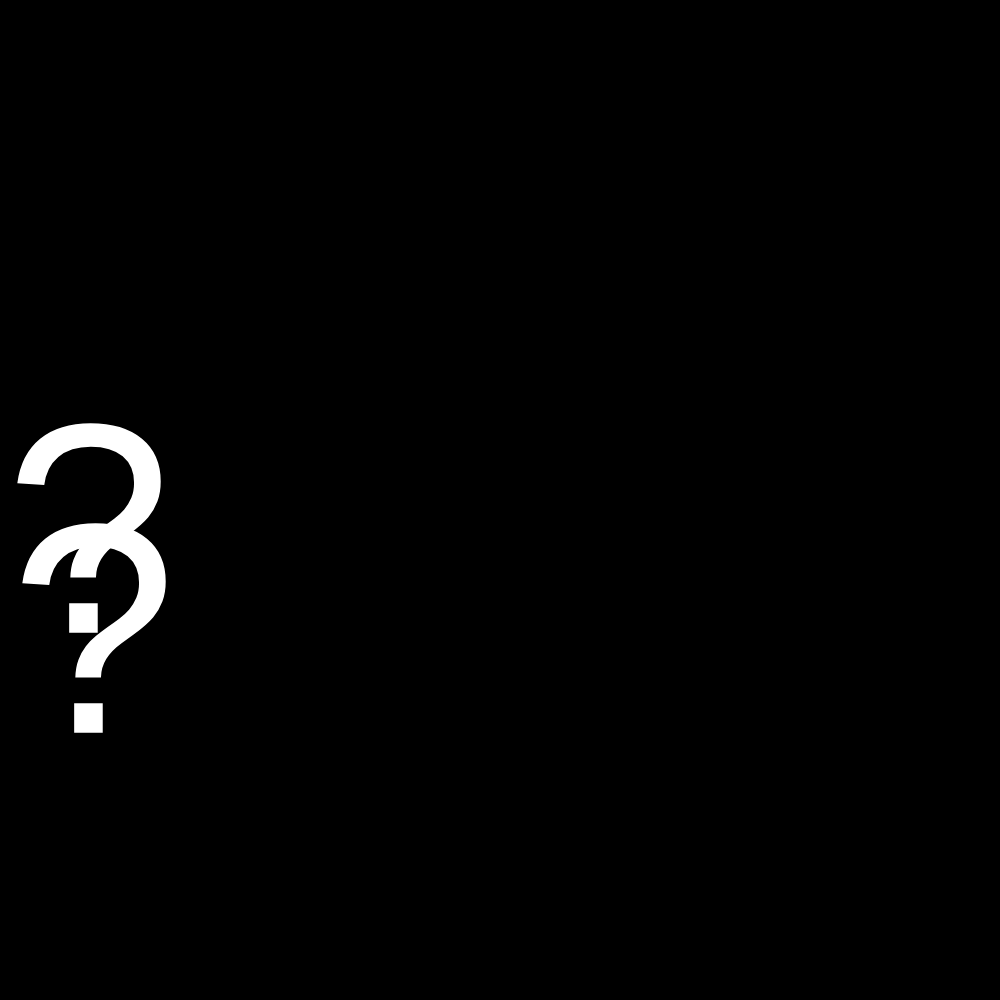
Frame 1 (no input)
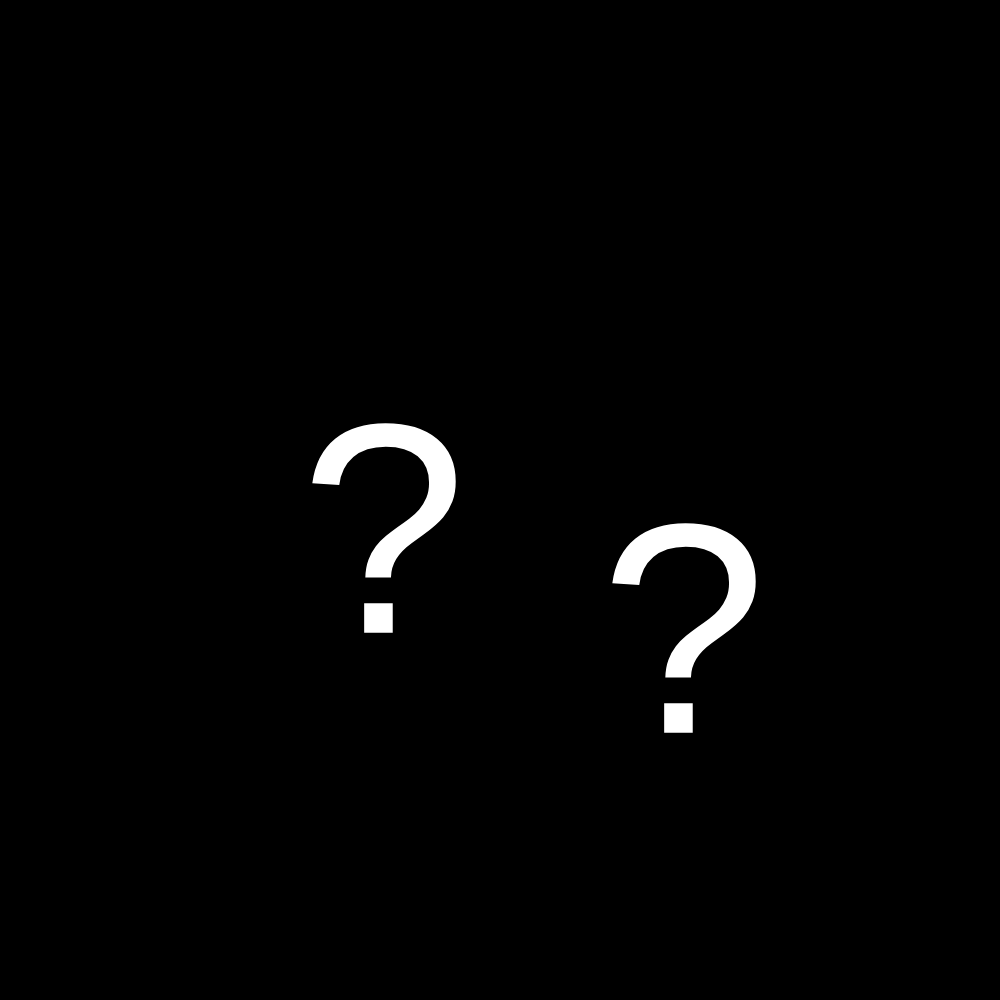
Frame 60 (no input)
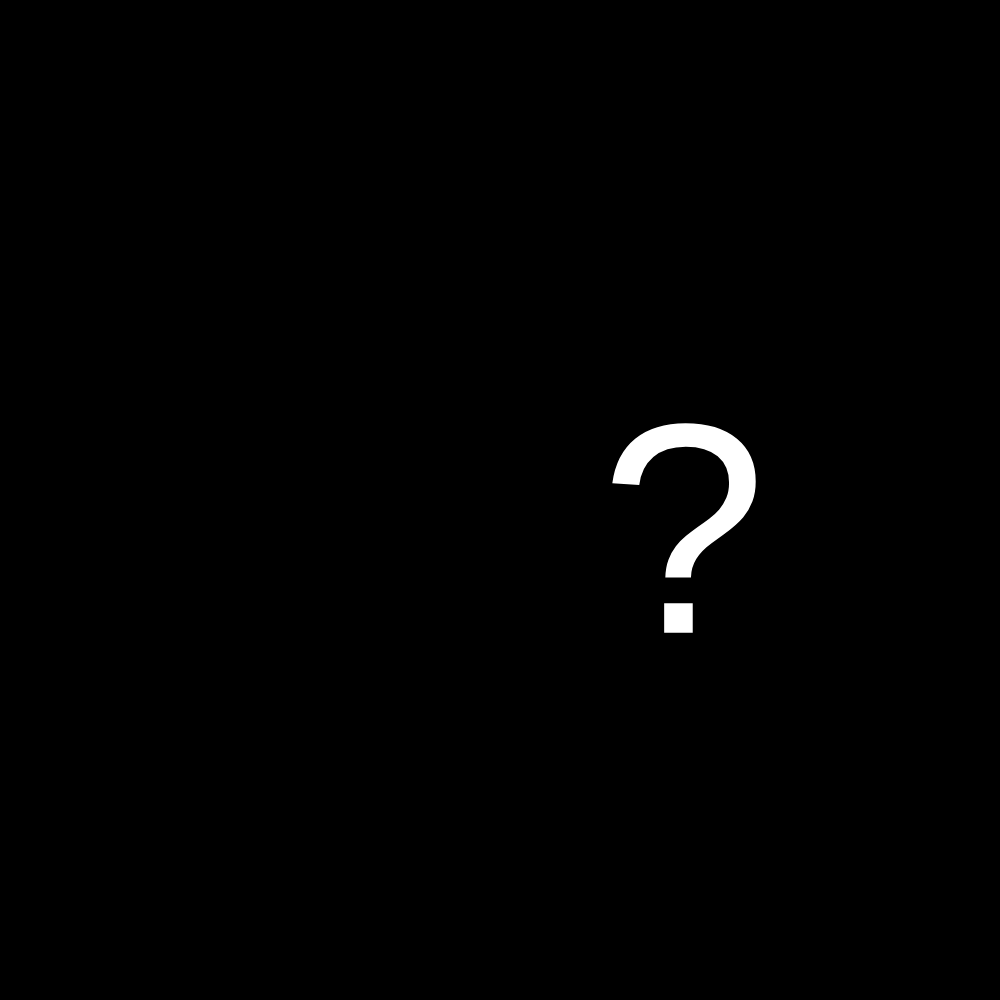
Frame 120 (the mouse pressed at the canvas centre since frame 60)

The p5.js sketch that drew these frames (run headless with seeded random() and noise() and a simulated clock; from frame 60 on, the mouse is pressed at the canvas centre):

// p5.js sketch
// ── sketch.js
let x = 5;
let y = 5;
let speed = 2;
let size = 50;
let color;

function setup() {
  createCanvas(1000,1000);
}

function draw() {
    background(0);

translate (x, 400);
  textSize(300);
  fill("white");
  text("?", 0 ,0 ,50);

  translate (x, 100);
  textSize(300);
  fill("white");
  text("?", 0 ,0 ,50);
  
  // Move the "?" horizontally

  x = x+ 5;

  if (x > width) {
    x = 0;
  }
}
